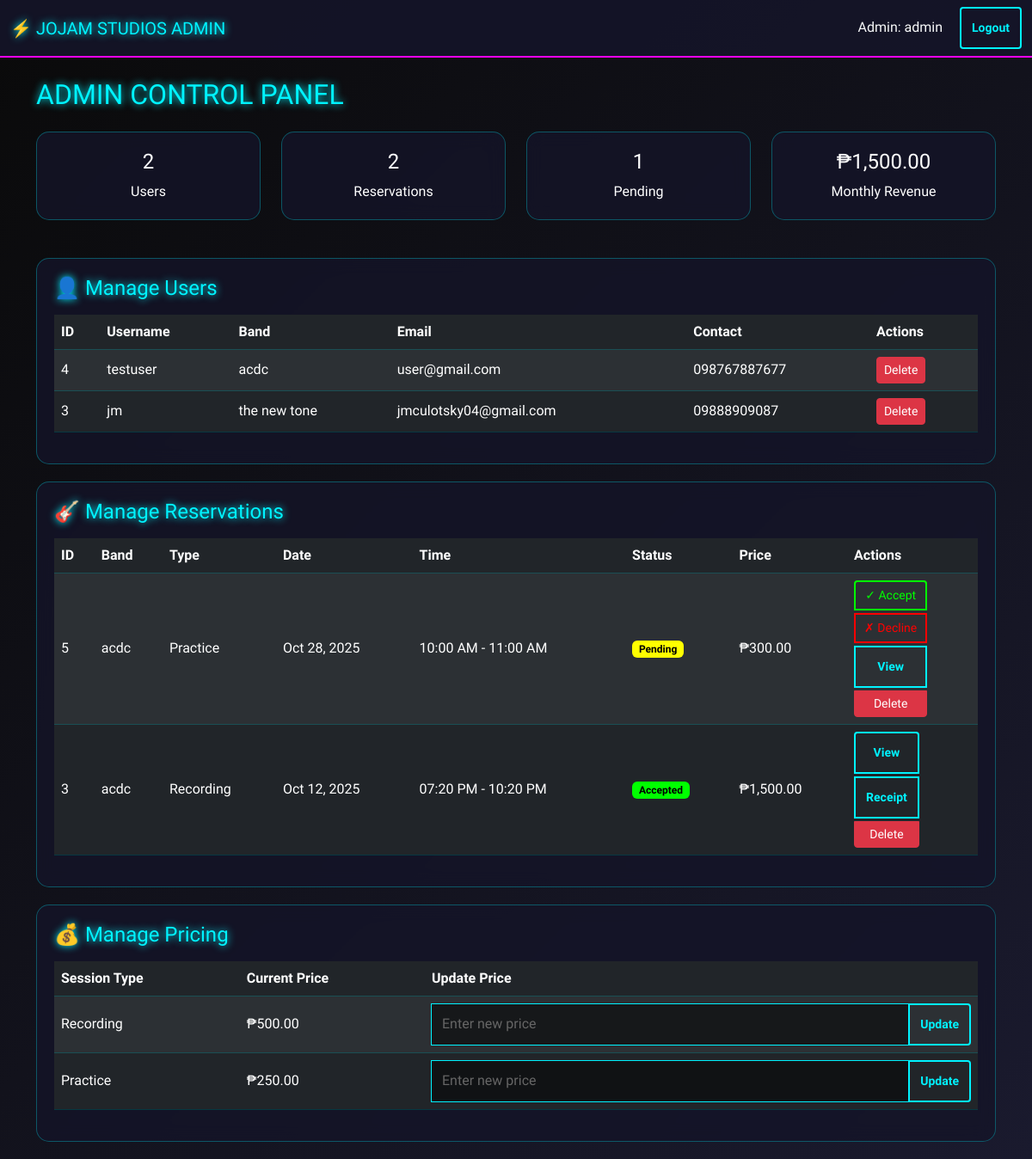
Page /admin_dashboard.php (signed in) on the committed database.
### tables this page shows
CREATE TABLE `users` (
  `id` int(11) NOT NULL,
  `username` varchar(50) NOT NULL,
  `email` varchar(100) NOT NULL,
  `password` varchar(255) NOT NULL,
  `role` enum('admin','user') DEFAULT 'user',
  `band_name` varchar(100) DEFAULT NULL,
  `contact_number` varchar(20) DEFAULT NULL,
  `created_at` timestamp NOT NULL DEFAULT current_timestamp()
);

CREATE TABLE `reservations` (
  `id` int(11) NOT NULL,
  `user_id` int(11) NOT NULL,
  `band_name` varchar(100) NOT NULL,
  `date` date NOT NULL,
  `start_time` time NOT NULL,
  `end_time` time NOT NULL,
  `members` int(11) NOT NULL,
  `roles` varchar(255) DEFAULT NULL,
  `type` enum('recording','practice') NOT NULL,
  `total_price` double DEFAULT NULL,
  `status` enum('pending','accepted','declined') DEFAULT 'pending',
  `created_at` timestamp NOT NULL DEFAULT current_timestamp()
);

CREATE TABLE `pricing` (
  `id` int(11) NOT NULL,
  `type` enum('recording','practice') NOT NULL,
  `price_per_hour` decimal(10,2) NOT NULL,
  `updated_at` timestamp NOT NULL DEFAULT current_timestamp() ON UPDATE current_timestamp(),
  `price` decimal(10,2) NOT NULL DEFAULT 0.00
);

### admin_dashboard.php (the view, shortened to what this page needs)
<?php
require_once 'config.php';
$total_users = $conn->query("SELECT COUNT(*) AS total FROM users WHERE role = 'user'")->fetch_assoc()['total'];
$total_reservations = $conn->query("SELECT COUNT(*) AS total FROM reservations")->fetch_assoc()['total'];
$pending_reservations = $conn->query("SELECT COUNT(*) AS total FROM reservations WHERE status = 'pending'")->fetch_assoc()['total'];
$monthly_revenue = $conn->query("SELECT SUM(total_price) AS total FROM reservations WHERE status = 'accepted' AND MONTH(date)=MONTH(CURDATE())")->fetch_assoc()['total'] ?? 0;
$users = $conn->query("SELECT * FROM users WHERE role='user' ORDER BY id DESC")->fetch_all(MYSQLI_ASSOC);
$reservations = $conn->query("SELECT r.*, u.username, u.band_name FROM reservations r JOIN users u ON r.user_id=u.id ORDER BY r.date DESC")->fetch_all(MYSQLI_ASSOC);
$pricing = $conn->query("SELECT * FROM pricing")->fetch_all(MYSQLI_ASSOC);
?>
<!DOCTYPE html>
<html lang="en">
<head>
    <link href="https://cdn.jsdelivr.net/npm/bootstrap@5.3.0/dist/css/bootstrap.min.css" rel="stylesheet">
    <link rel="stylesheet" href="jojam-styles.css">
</head>
<body>
<nav class="navbar navbar-dark">
    <div class="container-fluid">
        <span class="navbar-brand neon-text">⚡ JOJAM STUDIOS ADMIN</span>
        <div>
            <span class="text-light me-3">Admin: <?php echo htmlspecialchars($_SESSION['username']); ?></span>
            <a href="logout.php" class="btn btn-sm btn-neon">Logout</a>
        </div>
    </div>
</nav>
<div class="container mt-4">
    <h2 class="neon-text mb-4">ADMIN CONTROL PANEL</h2>
    <div class="row text-center mb-4">
        <div class="col-md-3"><div class="glass-card"><h4><?php echo $total_users; ?></h4>Users</div></div>
        <div class="col-md-3"><div class="glass-card"><h4><?php echo $total_reservations; ?></h4>Reservations</div></div>
        <div class="col-md-3"><div class="glass-card"><h4><?php echo $pending_reservations; ?></h4>Pending</div></div>
        <div class="col-md-3"><div class="glass-card"><h4>₱<?php echo number_format($monthly_revenue,2); ?></h4>Monthly Revenue</div></div>
    </div>
    <div class="glass-card">
        <h4 class="neon-text mb-3">👤 Manage Users</h4>
        <div class="table-responsive">
            <table class="table table-dark table-striped align-middle">
                <thead><tr><th>ID</th><th>Username</th><th>Band</th><th>Email</th><th>Contact</th><th>Actions</th></tr></thead>
                <tbody>
                    <?php foreach ($users as $u): ?>
                    <tr>
                        <td><?= $u['id'] ?></td>
                        <td><?= htmlspecialchars($u['username']) ?></td>
                        <td><?= htmlspecialchars($u['band_name']) ?></td>
                        <td><?= htmlspecialchars($u['email'] ?? '-') ?></td>
                        <td><?= htmlspecialchars($u['contact_number'] ?? '-') ?></td>
                        <td>
                            <a href="?delete_user=<?= $u['id'] ?>" class="btn btn-sm btn-danger" onclick="return confirm('Delete this user?')">Delete</a>
                        </td>
                    </tr>
                    <?php endforeach; ?>
                </tbody>
            </table>
        </div>
    </div>
    <div class="glass-card">
        <h4 class="neon-text mb-3">🎸 Manage Reservations</h4>
        <div class="table-responsive">
            <table class="table table-dark table-striped align-middle">
                <thead>
                    <tr>
                        <th>ID</th>
                        <th>Band</th>
                        <th>Type</th>
                        <th>Date</th>
                        <th>Time</th>
                        <th>Status</th>
                        <th>Price</th>
                        <th>Actions</th>
                    </tr>
                </thead>
                <tbody>
                    <?php foreach ($reservations as $r): ?>
                    <tr>
                        <td><?= $r['id'] ?></td>
                        <td><?= htmlspecialchars($r['band_name']) ?></td>
                        <td><?= ucfirst($r['type']) ?></td>
                        <td><?= date('M d, Y', strtotime($r['date'])) ?></td>
                        <td><?= date('h:i A', strtotime($r['start_time'])) ?> - <?= date('h:i A', strtotime($r['end_time'])) ?></td>
                        <td>
                            <span class="badge
                                <?php if($r['status']=='pending') echo 'badge-pending';
                                elseif($r['status']=='accepted') echo 'badge-accepted';
                                else echo 'badge-declined'; ?>">
                                <?= ucfirst($r['status']); ?>
                            </span>
                        </td>
                        <td>₱<?= number_format($r['total_price'],2) ?></td>
                        <td>
                            <div class="btn-group-vertical btn-group-sm" role="group">
                                <?php if ($r['status'] === 'pending'): ?>
                                    <a href="?accept_reservation=<?= $r['id'] ?>"
                                       class="btn btn-accept mb-1"
                                       onclick="return confirm('Accept this reservation?')">
                                        ✓ Accept
                                    </a>
                                    <a href="?decline_reservation=<?= $r['id'] ?>"
                                       class="btn btn-decline mb-1"
                                       onclick="return confirm('Decline this reservation?')">
                                        ✗ Decline
                                    </a>
                                <?php endif; ?>
                                <a href="view_reservation.php?id=<?= $r['id'] ?>" class="btn btn-neon btn-sm mb-1">View</a>
                                <?php if ($r['status'] === 'accepted'): ?>
                                    <a href="generate_receipt.php?id=<?= $r['id'] ?>" class="btn btn-neon btn-sm mb-1">Receipt</a>
                                <?php endif; ?>
                                <a href="?delete_reservation=<?= $r['id'] ?>"
                                   class="btn btn-danger btn-sm"
                                   onclick="return confirm('Delete this reservation?')">Delete</a>
                            </div>
                        </td>
                    </tr>
                    <?php endforeach; ?>
                </tbody>
            </table>
        </div>
    </div>
    <div class="glass-card">
        <h4 class="neon-text mb-3">💰 Manage Pricing</h4>
        <div class="table-responsive">
            <table class="table table-dark table-striped align-middle">
                <thead><tr><th>Session Type</th><th>Current Price</th><th>Update Price</th></tr></thead>
                <tbody>
                    <?php foreach ($pricing as $p): ?>
                    <tr>
                        <form method="POST">
                            <td><?= ucfirst($p['type']) ?></td>
                            <td>₱<?= number_format($p['price_per_hour'], 2) ?></td>
                            <td>
                                <div class="input-group">
                                    <input type="number" step="0.01" name="price" class="form-control" placeholder="Enter new price" required>
                                    <button type="submit" name="update_price" class="btn btn-neon btn-sm">Update</button>
                                </div>
                            </td>
                        </form>
                    </tr>
                    <?php endforeach; ?>
                </tbody>
            </table>
        </div>
    </div>
</div>
</body>
</html>

### jojam-styles.css (style rules this page uses)
:root { --neon-blue: #00f3ff; --neon-magenta: #ff00ff; --neon-yellow: #ffff00; --neon-green: #00ff00; --dark-bg: #0a0a0a; --dark-secondary: #1a1a2e; --glass-bg: rgba(20, 20, 40, 0.8); --glass-border: rgba(0, 243, 255, 0.3); }
body { background: linear-gradient(135deg, var(--dark-bg) 0%, var(--dark-secondary) 100%); color: white; font-family: 'Orbitron', sans-serif; min-height: 100vh; }
.glass-card { background: var(--glass-bg); backdrop-filter: blur(10px); border: 1px solid var(--glass-border); border-radius: 15px; padding: 20px; margin-bottom: 20px; }
.neon-text { color: var(--neon-blue); text-shadow: 0 0 10px var(--neon-blue); }
.btn-neon { background: transparent; border: 2px solid var(--neon-blue); color: var(--neon-blue); padding: 12px; font-weight: bold; transition: all 0.3s ease; }
.form-control { background: rgba(0, 0, 0, 0.5); border: 1px solid var(--neon-blue); color: white; }
.form-control::placeholder { color: #666; }
.navbar-dark { background: rgba(20, 20, 40, 0.9); border-bottom: 2px solid var(--neon-magenta); }
.table-dark { background: rgba(0, 0, 0, 0.5); }
.table-dark td, .table-dark th { border-color: rgba(0, 243, 255, 0.2); }
.badge-pending { background: var(--neon-yellow); color: black; }
.badge-accepted { background: var(--neon-green); color: black; }
.btn-accept { background: transparent; border: 2px solid var(--neon-green); color: var(--neon-green); font-size: 0.875rem; padding: 5px 10px; transition: all 0.3s ease; }
.btn-decline { background: transparent; border: 2px solid #ff0000; color: #ff0000; font-size: 0.875rem; padding: 5px 10px; transition: all 0.3s ease; }

### rows in the picture
users: id "4", username "testuser", band_name "acdc", email "user@gmail.com", contact_number "098767887677"
users: id "3", username "jm", band_name "the new tone", email "jmculotsky04@gmail.com", contact_number "09888909087"
reservations: id "5", user.band_name "acdc", type "Practice", date "Oct 28, 2025", start_time "10:00 AM", end_time "11:00 AM", status "Pending", total_price "300.00"
reservations: id "3", user.band_name "acdc", type "Recording", date "Oct 12, 2025", start_time "07:20 PM", end_time "10:20 PM", status "Accepted", total_price "1,500.00"
pricing: type "Recording", price_per_hour "500.00"
pricing: type "Practice", price_per_hour "250.00"

### other values in the picture
$_SESSION['username'] "admin"
$total_users "2"
$total_reservations "2"
$pending_reservations "1"
$monthly_revenue "1,500.00"
